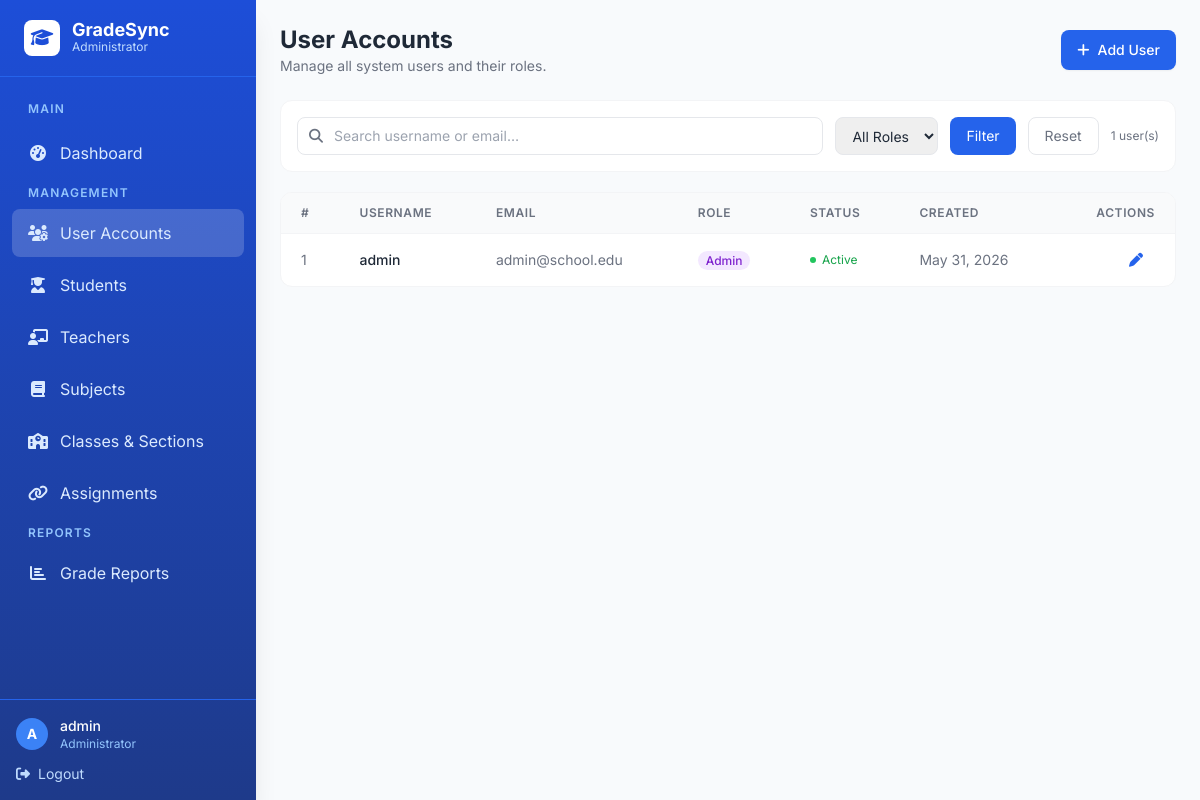
The page /admin/users.php (signed in) on the database its author committed.
### tables this page shows
CREATE TABLE IF NOT EXISTS users (
    id INT PRIMARY KEY AUTO_INCREMENT,
    username VARCHAR(100) UNIQUE NOT NULL,
    email VARCHAR(150) UNIQUE NOT NULL,
    password VARCHAR(255) NOT NULL,
    role ENUM('admin','teacher','student') NOT NULL,
    status ENUM('active','inactive') DEFAULT 'active',
    created_at TIMESTAMP DEFAULT CURRENT_TIMESTAMP,
    updated_at TIMESTAMP DEFAULT CURRENT_TIMESTAMP ON UPDATE CURRENT_TIMESTAMP
);

### config/auth.php (called while the page is built, shortened)
<?php
function currentUser() {
    return [
        'id'       => $_SESSION['user_id'] ?? null,
        'username' => $_SESSION['username'] ?? '',
        'role'     => $_SESSION['role'] ?? '',
        'name'     => $_SESSION['name'] ?? '',
    ];
}

### admin/users.php (the view, shortened to what this page needs)
<?php
require_once __DIR__ . '/../config/auth.php';
$db = getDB();
$search = trim($_GET['q'] ?? '');
$sql = "SELECT * FROM users WHERE 1=1";
$params = [];
$sql .= " ORDER BY created_at DESC";
$stmt = $db->prepare($sql); $stmt->execute($params);
$users = $stmt->fetchAll();
include __DIR__ . '/../includes/header.php';
include __DIR__ . '/../includes/sidebar_admin.php';
?>
<div class="p-6 fade-in">
  <div class="flex items-center justify-between mb-6">
    <div>
      <h1 class="text-2xl font-bold text-gray-800">User Accounts</h1>
      <p class="text-muted text-sm">Manage all system users and their roles.</p>
    </div>
    <button onclick="openModal('user-modal')" class="bg-blue-600 hover:bg-blue-700 text-white text-sm font-medium px-4 py-2.5 rounded-lg flex items-center gap-2 transition shadow-sm">
      <i class="fa fa-plus"></i> Add User
    </button>
  </div>
  <div class="bg-white rounded-xl border border-gray-100 p-4 mb-5 flex flex-wrap gap-3 items-center">
    <form method="GET" class="flex flex-wrap gap-3 flex-1">
      <div class="relative flex-1 min-w-48">
        <i class="fa fa-search absolute left-3 top-1/2 -translate-y-1/2 text-muted text-sm"></i>
        <input name="q" value="<?= htmlspecialchars($search) ?>" placeholder="Search username or email…"
          class="w-full pl-9 pr-4 py-2 border border-gray-200 rounded-lg text-sm focus:outline-none focus:ring-2 focus:ring-blue-500">
      </div>
      <select name="role" class="border border-gray-200 rounded-lg px-3 py-2 text-sm focus:outline-none focus:ring-2 focus:ring-blue-500">
        <option value="">All Roles</option>
      </select>
      <button class="bg-blue-600 text-white px-4 py-2 rounded-lg text-sm hover:bg-blue-700 transition">Filter</button>
      <a href="/grading-system/admin/users.php" class="px-4 py-2 border border-gray-200 rounded-lg text-sm text-muted hover:bg-gray-50 transition">Reset</a>
    </form>
    <span class="text-xs text-muted"><?= count($users) ?> user(s)</span>
  </div>
  <div class="bg-white rounded-xl border border-gray-100 overflow-hidden">
    <table class="w-full text-sm">
      <thead class="bg-gray-50 border-b border-gray-100">
        <tr>
          <th class="text-left px-5 py-3 text-xs font-semibold text-muted uppercase tracking-wider">#</th>
          <th class="text-left px-5 py-3 text-xs font-semibold text-muted uppercase tracking-wider">Username</th>
          <th class="text-left px-5 py-3 text-xs font-semibold text-muted uppercase tracking-wider">Email</th>
          <th class="text-left px-5 py-3 text-xs font-semibold text-muted uppercase tracking-wider">Role</th>
          <th class="text-left px-5 py-3 text-xs font-semibold text-muted uppercase tracking-wider">Status</th>
          <th class="text-left px-5 py-3 text-xs font-semibold text-muted uppercase tracking-wider">Created</th>
          <th class="text-right px-5 py-3 text-xs font-semibold text-muted uppercase tracking-wider">Actions</th>
        </tr>
      </thead>
      <tbody class="divide-y divide-gray-50">
        <?php if (empty($users)): ?>
        <tr><td colspan="7" class="text-center py-12 text-muted"><i class="fa fa-users text-2xl text-gray-200 block mb-2"></i>No users found.</td></tr>
        <?php else: foreach ($users as $i => $u): ?>
        <tr class="hover:bg-gray-50 transition">
          <td class="px-5 py-3 text-muted"><?= $i+1 ?></td>
          <td class="px-5 py-3 font-medium text-gray-800"><?= htmlspecialchars($u['username']) ?></td>
          <td class="px-5 py-3 text-muted"><?= htmlspecialchars($u['email']) ?></td>
          <td class="px-5 py-3">
            <?php
            $roleColors = ['admin'=>'purple','teacher'=>'blue','student'=>'green'];
            $c = $roleColors[$u['role']] ?? 'gray';
            ?>
            <span class="px-2 py-0.5 bg-<?= $c ?>-100 text-<?= $c ?>-700 text-xs font-medium rounded-full capitalize"><?= $u['role'] ?></span>
          </td>
          <td class="px-5 py-3">
            <?php if ($u['status']==='active'): ?>
              <span class="flex items-center gap-1.5 text-green-600 text-xs"><span class="w-1.5 h-1.5 bg-green-500 rounded-full"></span>Active</span>
            <?php else: ?>
              <span class="flex items-center gap-1.5 text-gray-400 text-xs"><span class="w-1.5 h-1.5 bg-gray-300 rounded-full"></span>Inactive</span>
            <?php endif; ?>
          </td>
          <td class="px-5 py-3 text-muted"><?= date('M d, Y', strtotime($u['created_at'])) ?></td>
          <td class="px-5 py-3 text-right">
            <button onclick='openEditModal(<?= json_encode($u) ?>)' class="text-blue-600 hover:text-blue-800 px-2 py-1 rounded transition mr-1">
              <i class="fa fa-pen"></i>
            </button>
          </td>
        </tr>
        <?php endforeach; endif; ?>
      </tbody>
    </table>
  </div>
</div>
</div></body></html>

### includes/header.php (shortened to what this page needs)
<!DOCTYPE html>
<html lang="en">
<head>
  <script src="https://cdn.tailwindcss.com"></script>
  <link rel="stylesheet" href="https://cdnjs.cloudflare.com/ajax/libs/font-awesome/6.5.0/css/all.min.css" />
</head>
<body class="bg-surface text-gray-800 min-h-screen">

### includes/sidebar_admin.php
<?php
$user = currentUser();
$currentPage = basename($_SERVER['PHP_SELF']);
$basePath = '/grading-system';
function adminNav($href, $icon, $label, $current) {
    $active = (basename($_SERVER['PHP_SELF']) === basename($href)) ? 'active' : '';
    return "<a href=\"$href\" class=\"sidebar-link $active flex items-center gap-3 px-4 py-3 rounded-lg text-blue-100 hover:text-white\">
        <i class=\"fa $icon w-5 text-center\"></i><span>$label</span></a>";
}
?>
<aside class="w-64 h-screen bg-gradient-to-b from-blue-700 to-blue-900 flex flex-col shadow-xl fixed top-0 left-0 z-30 overflow-hidden">
  <div class="flex items-center gap-3 px-6 py-5 border-b border-blue-600">
    <div class="w-9 h-9 bg-white rounded-lg flex items-center justify-center">
      <i class="fa fa-graduation-cap text-blue-700 text-lg"></i>
    </div>
    <div>
      <div class="text-white font-bold text-lg leading-none">GradeSync</div>
      <div class="text-blue-200 text-xs">Administrator</div>
    </div>
  </div>
  <nav class="flex-1 px-3 py-5 space-y-1 overflow-y-auto">
    <div class="px-4 py-1 text-xs font-semibold text-blue-300 uppercase tracking-widest mb-2">Main</div>
    <?= adminNav("$basePath/admin/dashboard.php", 'fa-tachometer-alt', 'Dashboard', $currentPage) ?>
    <div class="px-4 py-1 text-xs font-semibold text-blue-300 uppercase tracking-widest mt-4 mb-2">Management</div>
    <?= adminNav("$basePath/admin/users.php", 'fa-users-cog', 'User Accounts', $currentPage) ?>
    <?= adminNav("$basePath/admin/students.php", 'fa-user-graduate', 'Students', $currentPage) ?>
    <?= adminNav("$basePath/admin/teachers.php", 'fa-chalkboard-teacher', 'Teachers', $currentPage) ?>
    <?= adminNav("$basePath/admin/subjects.php", 'fa-book', 'Subjects', $currentPage) ?>
    <?= adminNav("$basePath/admin/classes.php", 'fa-school', 'Classes & Sections', $currentPage) ?>
    <?= adminNav("$basePath/admin/assignments.php", 'fa-link', 'Assignments', $currentPage) ?>
    <div class="px-4 py-1 text-xs font-semibold text-blue-300 uppercase tracking-widest mt-4 mb-2">Reports</div>
    <?= adminNav("$basePath/admin/reports.php", 'fa-chart-bar', 'Grade Reports', $currentPage) ?>
  </nav>
  <div class="px-4 py-4 border-t border-blue-600 shrink-0">
    <div class="flex items-center gap-3 mb-3">
      <div class="w-8 h-8 rounded-full bg-blue-500 flex items-center justify-center text-white font-bold text-sm">
        <?= strtoupper(substr($user['name'] ?: $user['username'], 0, 1)) ?>
      </div>
      <div class="flex-1 min-w-0">
        <div class="text-white text-sm font-medium truncate"><?= htmlspecialchars($user['name'] ?: $user['username']) ?></div>
        <div class="text-blue-300 text-xs">Administrator</div>
      </div>
    </div>
    <a href="<?= $basePath ?>/logout.php" class="flex items-center gap-2 text-blue-200 hover:text-white text-sm transition-colors">
      <i class="fa fa-sign-out-alt"></i> Logout
    </a>
  </div>
</aside>
<div class="ml-64">

### includes/header.php (style rules this page uses)
body { font-family: 'Inter', system-ui, sans-serif; }
.sidebar-link { transition: all 0.2s ease; }
.sidebar-link.active { background-color: rgba(255,255,255,0.18); }
.fade-in { animation: fadeIn 0.35s ease; }

### rows shown on the page
users: username "admin", email "admin@school.edu", role "Admin", status "active" (drawn), created_at "May 31, 2026"

### other values the page prints
$label "Dashboard User Accounts Students Teachers Subjects Classes & Sections Assignments Grade Reports"
substr($user['name'] ?: $user['username'], 0, 1) "A"
$user['name'] ?: $user['username'] "admin"
count($users) "1"
